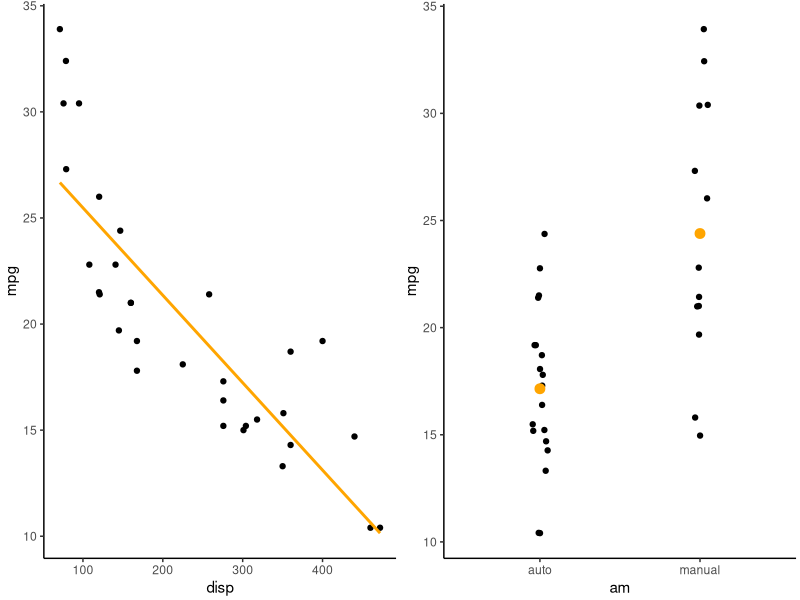
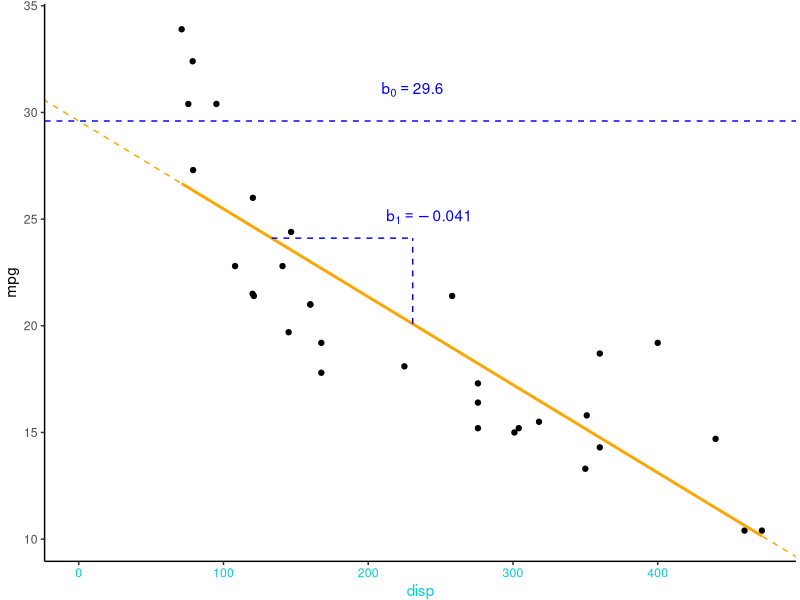
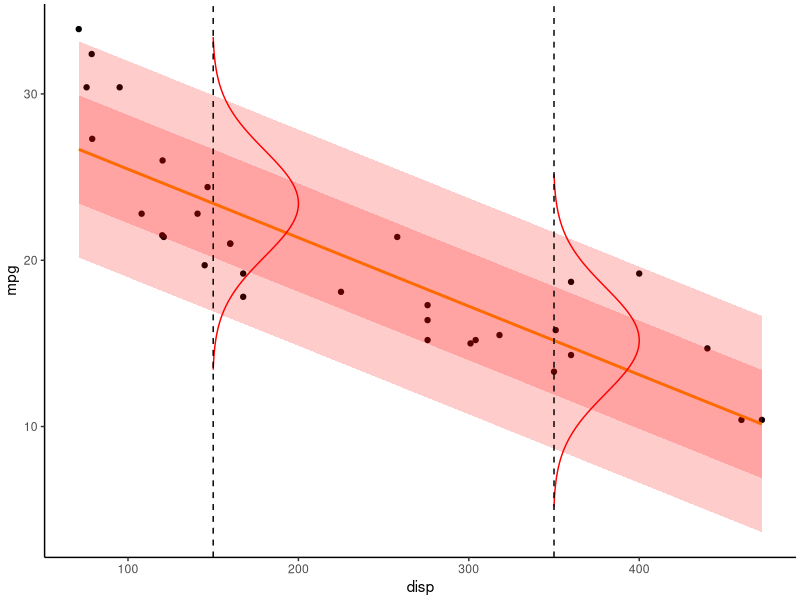
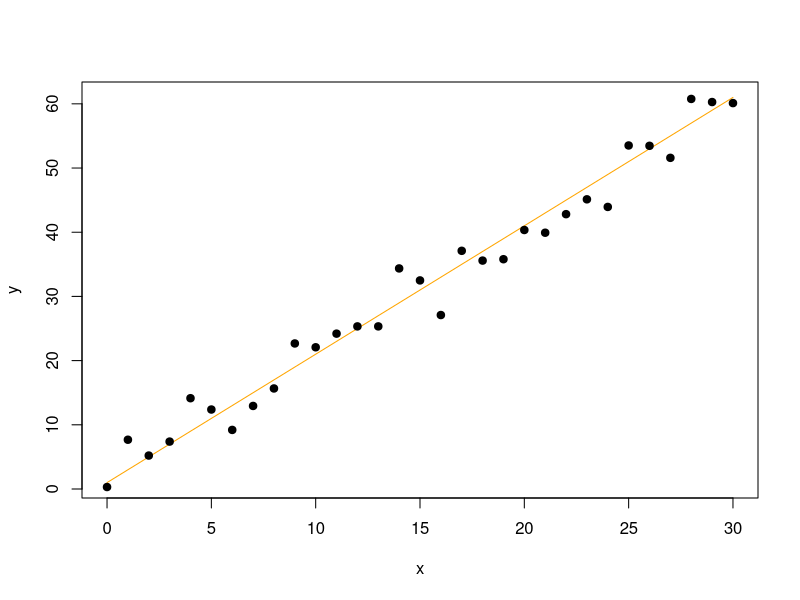
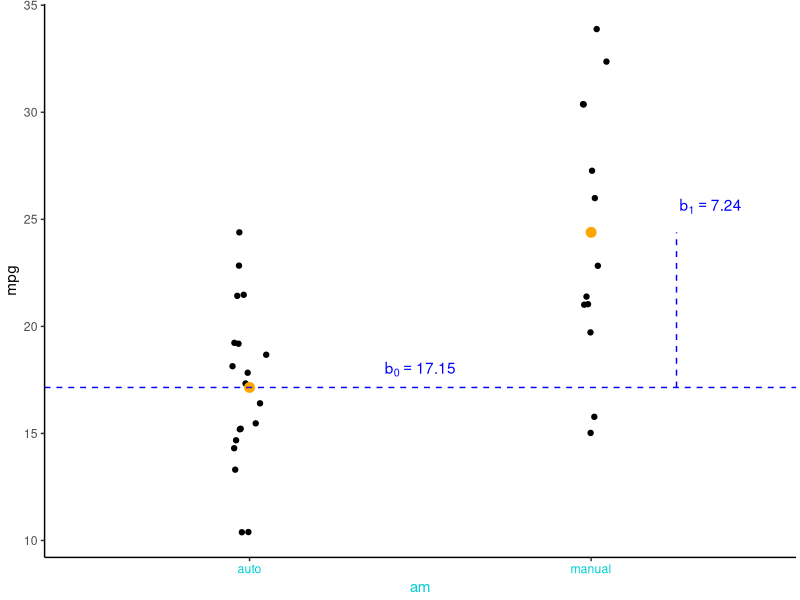
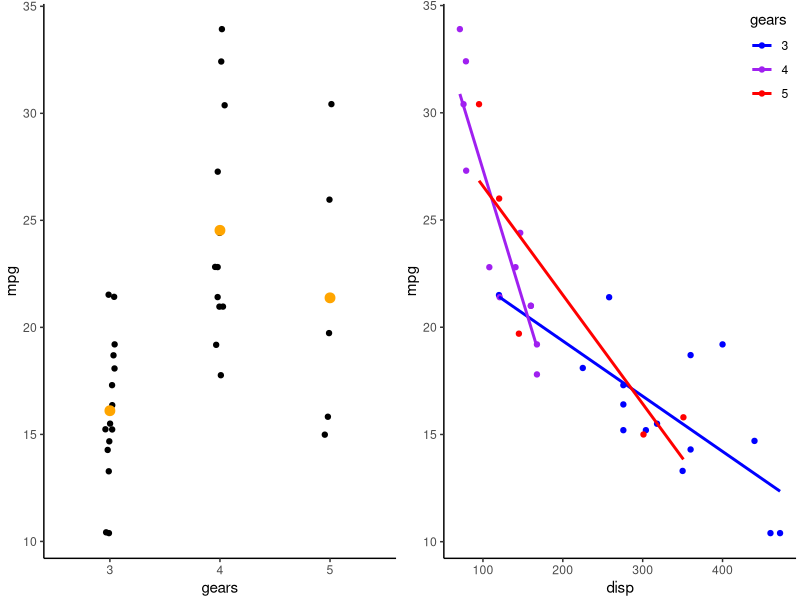
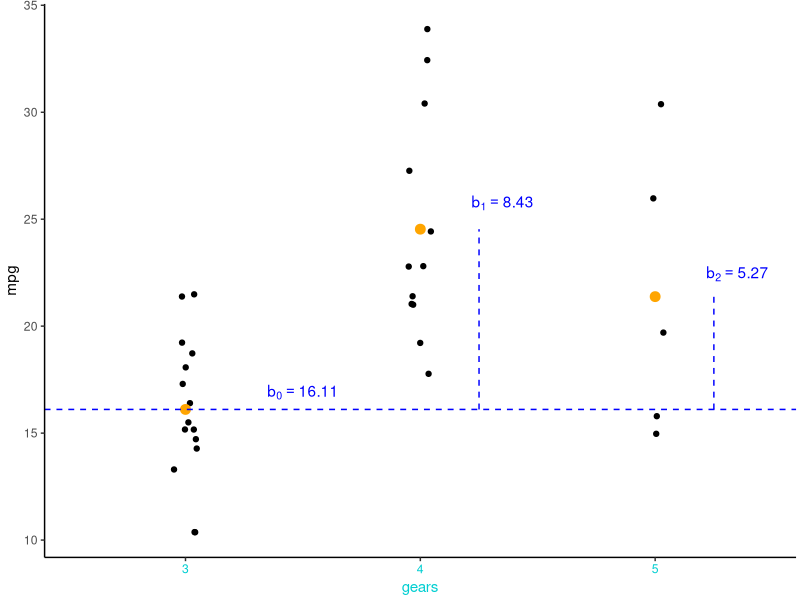
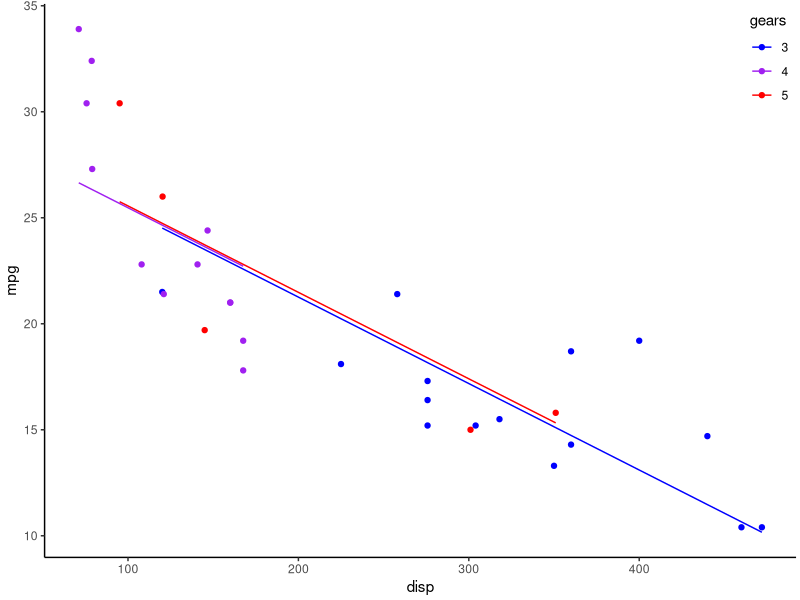

Write R code to recreate these figures, in order. (Note: this script raises an error after producing the figures.)
## ---- chunk 1
knitr::opts_chunk$set(echo = FALSE)
library(tidyverse)
custTheme <- theme_classic()+
  theme(plot.margin = unit(c(0.1,0.1,0.1,0.1),'cm'))
theme_set(custTheme)
library(ggpubr)
library(knitr)
library(kableExtra)

set.seed(123)

#Fit models for later use
modp1 <- lm(mpg~disp,data=arrange(mtcars,disp)) # Simple linear - continuous predictor
modp2a <- lm(mpg~am,data=arrange(mtcars,am,disp)) # Simple linear - categorial predictor with 2 levels
modp2b <- lm(mpg~factor(gear),data=arrange(mtcars,am,disp)) # Simple linear - categorial predictor with 3 levels
modp3 <- lm(mpg~disp+factor(gear),data=arrange(mtcars,am,disp)) # Multiple linear - continuous and categorial predictor
modp4 <- lm(mpg~disp*factor(gear),data=mtcars) # Multiple linear - continuous, categorial, and interaction

#Plots of mtcars data

#Continuous
p1 <- ggplot(arrange(mtcars,disp),aes(x=disp,y=mpg))+geom_point()+geom_smooth(formula=y~x,method='lm',se=FALSE,col='orange')

#Categorical - 2 levels
p2a <- ggplot(arrange(mtcars,am,disp),aes(x=factor(am,labels=c('auto','manual')),y=mpg))+  
  geom_point(position=position_jitter(width=0.05))+labs(x='am')+
  geom_point(aes(y=mpg),stat='summary',fun=mean,col='orange',size=3) #Mean only
  
#Categorical - 3 levels
p2b <- ggplot(arrange(mtcars,gear,mpg),aes(x=factor(gear),y=mpg))+ 
  geom_point(position=position_jitter(width=0.05))+labs(x='gears')+
  geom_point(aes(y=mpg),stat='summary',fun=mean,col='orange',size=3) #Mean only

#Continuous + categorial
p3 <- ggplot(cbind(modp3$model,pred=predict(modp3)),aes(x=disp,y=mpg,col=`factor(gear)`))+geom_point()+labs(col='gears')+
  geom_line(aes(y=pred))+
  scale_colour_manual(values=c('blue','purple','red'))+theme(legend.justification=c(1,1), legend.position=c(1,1))

#Interaction
p4 <- ggplot(mtcars,aes(x=disp,y=mpg,col=factor(gear)))+geom_point()+labs(col='gears')+
  geom_smooth(formula=y~x,method='lm',se=FALSE)+
  scale_colour_manual(values=c('blue','purple','red'))+theme(legend.justification=c(1,1), legend.position=c(1,1))

## ---- chunk 2
ggarrange(p1,p2a,ncol=2) #Display mtcars data
## ---- chunk 3
meanDisp <- mean(mtcars$disp) #Mean displacement
y_meanDisp <- coef(modp1) %*% c(1,meanDisp) #Predicted y at mean displacement
b0Lab <- paste('b[0] == ',round(coef(modp1)[1],3))
b1Lab <- paste('b[1] == ',round(coef(modp1)[2],3)) 

p1 + xlim(0,NA) + 
  geom_hline(yintercept=coef(modp1)[1],linetype='dashed',col='blue') +
  geom_abline(intercept=coef(modp1)[1],slope=coef(modp1)[2],col='orange',linetype='dashed') +
  annotate('text', x=meanDisp, y = coef(modp1)[1]*1.05, col='blue', label=b0Lab, parse=TRUE) +
  annotate('segment', x = meanDisp, xend = meanDisp, y= y_meanDisp, yend = y_meanDisp*1.2,linetype='dashed',col='blue') +
  annotate('text', x=meanDisp*1.05, y = y_meanDisp*1.25, col='blue', label=b1Lab, parse=TRUE) +
  annotate('segment', x = (y_meanDisp*1.2-coef(modp1)[1])/coef(modp1)[2] , xend = meanDisp, 
           y= y_meanDisp*1.2 ,yend = y_meanDisp*1.2,linetype='dashed',col='blue') +
  theme(axis.title.x.bottom=element_text(colour='darkturquoise'),
          axis.text.x.bottom=element_text(colour='darkturquoise'))+
  theme(plot.margin = unit(c(0.1,0.1,0,0.1),'cm'))
## ---- chunk 4

modp1_sigma <- summary(modp1)$sigma #Residual SD

d1 <- data.frame(disp=sort(mtcars$disp),pred=predict(modp1)) %>% #Predictions + residual SD
  mutate(upr1=pred+modp1_sigma,lwr1=pred-modp1_sigma) %>% 
  mutate(upr2=pred+modp1_sigma*2,lwr2=pred-modp1_sigma*2) 

#Create sideways normal curves
curveDf <- data.frame(disp=c(150,350), mpg=coef(modp1)[1]+coef(modp1)[2]*c(150,350))

#Modified from https://stackoverflow.com/questions/62551795/make-ggplot-with-regression-line-and-normal-distribution-overlay
mkCurve <- function(x,y,xrange,yrange){
  mu <- y
  rg <- mu + yrange
  seq <- seq(rg[1], rg[2], length.out = 100)
  d <- data.frame(
    disp = dnorm(seq, mean = mu, sd = 3.2) + x,
    mpg = seq
  )
  #Scale x-axis to xrange
  d$disp <- min(d$disp)+(d$disp-min(d$disp))*xrange/c(max(d$disp)-min(d$disp))
  return(d)
}

curveDf <- with(curveDf,mapply(mkCurve,x=disp,y=mpg,MoreArgs=list(xrange=50,yrange=c(-10,10)),SIMPLIFY=FALSE)) %>% 
  bind_rows(.id='ID')

p1 + 
  geom_ribbon(data=d1,aes(x=disp,y=NULL,ymax=upr2,ymin=lwr2),fill='red',alpha=0.2)+
  geom_ribbon(data=d1,aes(x=disp,y=NULL,ymax=upr1,ymin=lwr1),fill='red',alpha=0.2)+
  geom_path(data=curveDf,aes(group=ID),col='red')+
  geom_vline(xintercept = c(150,350),linetype='dashed')
## ---- chunk 5
#Formula= y ~ x, data = Name of the dataframe containing mpg & disp
mod1 <- lm(mpg ~ disp, data = mtcars); summary(mod1)
## ---- chunk 6
#Parameters:

b0 <- 1 #Intercept
b1 <- 2 #Slope 
sigma <- 3 #SD

#Make up some data:

x <- 0:30 #Predictor values

#Predicted y values
pred_y <- b0 + b1*x 

#Add "noise" around pred_y
actual_y <- rnorm(n = length(pred_y),
                  mean = pred_y,
                  sd= sigma)

## ---- chunk 7
#Plot the data we just made
plot(x,pred_y,col='orange',pch=19,type='l',
     ylab='y') 
points(x,actual_y,col='black',pch=19)
## ---- chunk 8
fakeDat <- data.frame(x = x, y = actual_y, pred = pred_y) #Simulated data in a dataframe 
mod1sim <- lm(y ~ x, data = fakeDat); summary(mod1sim) #Fit model
## ---- chunk 9

b0Lab <- paste('b[0] == ',round(coef(modp2a)[1],2))
b1Lab <- paste('b[1] == ',round(coef(modp2a)[2],2)) 

  p2a +
    annotate('text', x=1.5, y = coef(modp2a)[1]*1.05, col='blue', label=b0Lab, parse=TRUE) +
    geom_hline(yintercept=coef(modp2a)[1],linetype='dashed',col='blue') +
    
    annotate('text', x=2.35, y = (coef(modp2a)[1] + coef(modp2a)[2])*1.05, col='blue', label=b1Lab, parse=TRUE)+
    annotate('segment', x = 2.25, xend = 2.25, y= coef(modp2a)[1], yend = coef(modp2a)[1] + coef(modp2a)[2],linetype='dashed',col='blue') +
    
    theme(axis.title.x.bottom=element_text(colour='darkturquoise'),
            axis.text.x.bottom=element_text(colour='darkturquoise'))
## ---- chunk 10
#Formula structure: y ~ x
mod2 <- lm(mpg ~ am, #mpg depends on am
           data = mtcars) #Name of the dataframe containing mpg & am
summary(mod2)
## ---- chunk 11
ggarrange(p2b,p4,ncol=2) #Display mtcars data
## ---- chunk 12

b0Lab <- paste('b[0] == ',round(coef(modp2b)[1],2))
b1Lab <- paste('b[1] == ',round(coef(modp2b)[2],2))
b2Lab <- paste('b[2] == ',round(coef(modp2b)[3],2))


  p2b + annotate('text', x=1.5, y = coef(modp2b)[1]*1.05, col='blue', label=b0Lab, parse=TRUE) +
    geom_hline(yintercept=coef(modp2b)[1],linetype='dashed',col='blue') +
    
    annotate('text', x=2.35, y = (coef(modp2b)[1] + coef(modp2b)[2])*1.05, col='blue', label=b1Lab, parse=TRUE)+
    annotate('segment', x = 2.25, xend = 2.25, y= coef(modp2b)[1], yend = coef(modp2b)[1] + coef(modp2b)[2],linetype='dashed',col='blue') +
    
    annotate('text', x=3.35, y = (coef(modp2b)[1] + coef(modp2b)[3])*1.05, col='blue', label=b2Lab, parse=TRUE)+
    annotate('segment', x = 3.25, xend = 3.25, y= coef(modp2b)[1], yend = coef(modp2b)[1] + coef(modp2b)[3],linetype='dashed',col='blue') +
    
    theme(axis.title.x.bottom=element_text(colour='darkturquoise'),
            axis.text.x.bottom=element_text(colour='darkturquoise'))
## ---- chunk 13
#Formula structure: y ~ x
mod1 <- lm(mpg ~ factor(gear), #mpg depends on gears
           data = mtcars) #Name of the dataframe containing mpg & gears
summary(mod1)
## ---- chunk 14
mod1Matrix <- model.matrix(mod1) #Get model matrix (columns used to predict mpg)
head(mod1Matrix,20) #Show first 20 rows of model matrix
## ---- chunk 15
p3
## ---- chunk 16
#mpg depends on disp and gears
mod2 <- lm(mpg ~ disp+factor(gear), data = mtcars) 
summary(mod2)
## ---- chunk 17
mod2Matrix <- model.matrix(mod2) #Get model matrix (columns used to predict mpg)
head(mod2Matrix,20) #Show first 20 rows of model matrix
## ---- chunk 18
ggarrange(p1,p2b,p3,ncol=3,labels=letters[1:3])
## ---- chunk 19
n <- 100; ncoef <- 5 #Number of data points and coefficients
pred <- data.frame(replicate(n=ncoef,expr=rnorm(n,0,2))) #Predictor matrix
beta <- runif(ncoef,-5,5) #Coefficients
yhat <- as.matrix(pred) %*% beta #Predicted value
y <- rnorm(n,yhat,2) #SD=2
pred$y <- y
## ---- chunk 20
#Fit model with 5 variables (all important)
simMod <- lm(y~X1+X2+X3+X4+X5,data=pred) 
#Incorrect way, using raw data 
plot(y~X5,data=pred,pch=19,cex.lab=3) 
## ---- chunk 21
library(effects) #Load effects package
simModEff <- predictorEffects(simMod,partial.residuals=TRUE) #Calculate partial effects
#Plot partial effects
plot(simModEff,lines=list(col='red'), partial.residuals=list(pch=19,col='black',cex=0.25))
## ---- chunk 22
library(ggeffects) #Load ggeffects package
simModEff2 <- ggeffect(simMod,terms=c('X5')) #Calculate partial effects for X5
plot(simModEff2) #Plot effect of X5
## ---- chunk 23
  p4 
## ---- chunk 24
b0Lab <- paste('b[0] == ',round(coef(modp4)[1],3))
b1Lab <- paste('b[1] == ',round(coef(modp4)[2],3))
b4Lab <- paste('b[4] == ',round(coef(modp4)[4],3))
b5Lab <- paste('b[5] == ',round(coef(modp4)[6],3)) 

p4 + xlim(0,NA) +
  #Text/lines for gear==3
  annotate('text', x=250, y = coef(modp4)[1]*1.05, col='blue', label=b0Lab, parse=TRUE) +
  annotate('segment', x = 400, xend = 400, y= coef(modp4)[c(1,2)] %*% c(1,400), yend = (coef(modp4)[c(1,2)] %*% c(1,400))*1.2,linetype='dashed',col='blue') +
  annotate('segment', x = 300, xend = 400, y= (coef(modp4)[c(1,2)] %*% c(1,400))*1.2, yend = (coef(modp4)[c(1,2)] %*% c(1,400))*1.2,linetype='dashed',col='blue') + 
  annotate('text', x=400, y = (coef(modp4)[c(1,2)] %*% c(1,400))*1.25, col='blue', label=b1Lab, parse=TRUE) +
  geom_hline(yintercept=coef(modp4)[1],linetype='dashed',col='blue') +
  geom_abline(intercept=coef(modp4)[1],slope=coef(modp4)[2],col='blue',linetype='dashed') +
  #Text/lines for gear==5
  annotate('text', x=250, y = sum(coef(modp4)[c(1,4)])*1.05, col='red', label=b4Lab, parse=TRUE) +
  annotate('segment', x = 250, xend = 250, y= coef(modp4)[c(1,2,4,6)] %*% c(1,250,1,250), 
           yend = (coef(modp4)[c(1,2,4,6)] %*% c(1,250,1,250))*1.2, linetype='dashed',col='red') +
  annotate('segment', x = 180, xend = 250, y= (coef(modp4)[c(1,2,4,6)] %*% c(1,250,1,250))*1.2,
           yend = (coef(modp4)[c(1,2,4,6)] %*% c(1,250,1,250))*1.2, linetype='dashed',col='red') +
  annotate('text', x = 350, y = (coef(modp4)[c(1,2,4,6)] %*% c(1,250,1,250))*1.2, col='red', label=b5Lab, parse=TRUE) +
  geom_hline(yintercept=sum(coef(modp4)[c(1,4)]),linetype='dashed',col='red') +
  geom_abline(intercept=sum(coef(modp4)[c(1,4)]),slope=sum(coef(modp4)[c(2,6)]),col='red',linetype='dashed')
## ---- chunk 25
#mpg depends on disp interacted (*) with gears
mod2 <- lm(mpg ~ disp*factor(gear), data = mtcars) 
summary(mod2)
## ---- chunk 26
mod2Matrix <- model.matrix(mod2) #Get model matrix (columns used to predict mpg)
head(mod2Matrix,20) #Show first 20 rows of model matrix
## ---- chunk 27
set.seed(123)

#Functions
logit <- function(x) log(x/(1-x))
invLogit <- function(x) exp(x)/(1+exp(x))

#Generate data that violate lm assumptions:
n <- 100
x <- runif(n,-10,10)
corMat <- matrix(c(1,0.95,0.95,1),ncol=2) #Correlation matrix (r=0.95)
x2 <- (cbind(x,runif(n,-10,10)) %*% chol(corMat))[,2] #Makes correlated predictor x2 via Cholesky matrix of corMat
x3 <- x+1e5
yhat <- 1 - 0.2*x #Expected value
y0 <- yhat + rnorm(n,0,2) #OK
y1 <- yhat + 0.1*x^2 + rnorm(n,0,2) #Polynomial function
y2 <- rpois(n,exp(yhat))  #Poisson process
y3 <- rbinom(n,1,invLogit(yhat))  #Binomial process
y4 <- (1 - 2e-4*(x3))+rnorm(n,0,1e-3)
d1 <- data.frame(x,x2,x3,yhat,y0,y1,y2,y3,y4)
d1$s.y4 <- scale(y4)
d1$s.x3 <- scale(x3)
# rm(n,x,x2,yhat,y0,y1,y2,y3)

## ---- chunk 28
meanDisp <- mean(mtcars$disp) #Mean displacement
y_meanDisp <- coef(modp1) %*% c(1,meanDisp) #Predicted y at mean displacement
b0Lab <- paste('b[0] == ',round(coef(modp1)[1],3))
b1Lab <- paste('b[1] == ',round(coef(modp1)[2],3)) 

p1 + theme(axis.title.x.bottom=element_text(colour='darkturquoise'),axis.text.x.bottom=element_text(colour='darkturquoise'))
## ---- chunk 29
p3
## ---- chunk 30
mod1 <- lm(mpg~disp*factor(gear),data=mtcars) #Fits model
par(mfrow=c(1,2),mar=c(3,3,1,1)+1) #Splits plot into 2
plot(mod1, which=c(1,2)) #1st and 2nd residual plots
## ---- chunk 31
ggplot(d1,aes(x,y1))+geom_point()+geom_smooth(method='lm',se=TRUE,formula=y~x,col='orange')
## ---- chunk 32
par(mfrow=c(2,1),mar=c(0,0,0,0))
m1 <-lm(y1~x,data=d1) 
plot(m1, which=c(1,2),caption='',cex.axis=1e-5,tck=0)
## ---- chunk 33
ggplot(d1,aes(x,y1))+geom_point()+geom_smooth(method='lm',se=TRUE,formula=y~poly(x,2),col='orange')
## ---- chunk 34
par(mfrow=c(2,1),mar=c(0,0,0,0))
m2 <-lm(y1~poly(x,2),data=d1) 
plot(m2, which=c(1,2),caption='',cex.axis=1e-5,tck=0)
## ---- chunk 35
ggplot(d1,aes(x,y2))+geom_point()+geom_smooth(method='lm',se=TRUE,formula=y~x,col='orange')+geom_hline(yintercept=0,linetype='dashed')
## ---- chunk 36
par(mfrow=c(2,1),mar=c(0,0,0,0))
m2 <-lm(y2~x,data=d1) 
plot(m2, which=c(1,2),caption='',cex.axis=1e-5,tck=0)
## ---- chunk 37
ggplot(d1,aes(x,log(y2+1)))+geom_point()+geom_smooth(method='lm',se=TRUE,formula=y~x,col='orange')
## ---- chunk 38
par(mfrow=c(2,1),mar=c(0,0,0,0))
m2 <-lm(log(y2+1)~x,data=d1) 
plot(m2, which=c(1,2),caption='',cex.axis=1e-5,tck=0)
## ---- chunk 39
ggplot(d1,aes(x,y3))+geom_point()+geom_smooth(method='lm',se=TRUE,formula=y~x,col='orange')
## ---- chunk 40
par(mfrow=c(2,1),mar=c(0,0,0,0))
m2 <-lm(y3~x,data=d1) 
plot(m2, which=c(1,2),caption='',cex.axis=1e-5,tck=0)
## ---- chunk 41
ggplot(d1,aes(x,y3))+geom_point()+geom_smooth(method='glm',se=TRUE,formula=y~x,method.args=list(family='binomial'),col='orange')
## ---- chunk 42
ggplot(d1,aes(x3,y4))+geom_point()+geom_smooth(method='lm',se=TRUE,formula=y~x,col='orange')
## ---- chunk 43
par(mfrow=c(2,1),mar=c(0,0,0,0))
m2 <-lm(y4~x3,data=d1) 
plot(m2, which=c(1,2),caption='',cex.axis=1e-5,tck=0)
## ---- chunk 44
ggplot(d1,aes(scale(x3),scale(y4)))+geom_point()+geom_smooth(method='lm',se=TRUE,formula=y~x,col='orange')
## ---- chunk 45
par(mfrow=c(2,1),mar=c(0,0,0,0))
m2 <-lm(s.y4~s.x3,data=d1)
plot(m2, which=c(1,2),caption='',cex.axis=1e-5,tck=0,cex=0.7)
## ---- chunk 46
par(mfrow=c(2,1),mar=c(0,0,0,0))
m2 <-lm(y0~x+x2,data=d1) 
plot(m2, which=c(1,2),caption='',cex.axis=1e-5,tck=0)
## ---- chunk 47
#Function to print correlation (r) value
corText <- function(x,y){
  text(0.5,0.5,round(cor(x,y),3))
} 

#Pairplot of y0, x, and x2
pairs(d1[,c('y0','x','x2')],lower.panel=corText)
## ---- chunk 48
library(car)
#VIF scores:
# 1 = no problem
# 1-5 = some problems
# 5+ = big problems!
vif(m2) 
## ---- chunk 49
#Correct model
m1 <- lm(y0~x,data=d1)
## ---- chunk 50
kable(summary(m1)$coef[,-3]) %>% row_spec(2,color='red')
## ---- chunk 51
#Incorrect model
m2 <- lm(y0~x+x2,data=d1)
## ---- chunk 52
kable(summary(m2)$coef[,-3]) %>% row_spec(2,color='red')
## ---- chunk 53
  include_graphics('./dag.png',dpi=NA)
## ---- chunk 54
  include_graphics('./dag2.png',dpi=NA)
